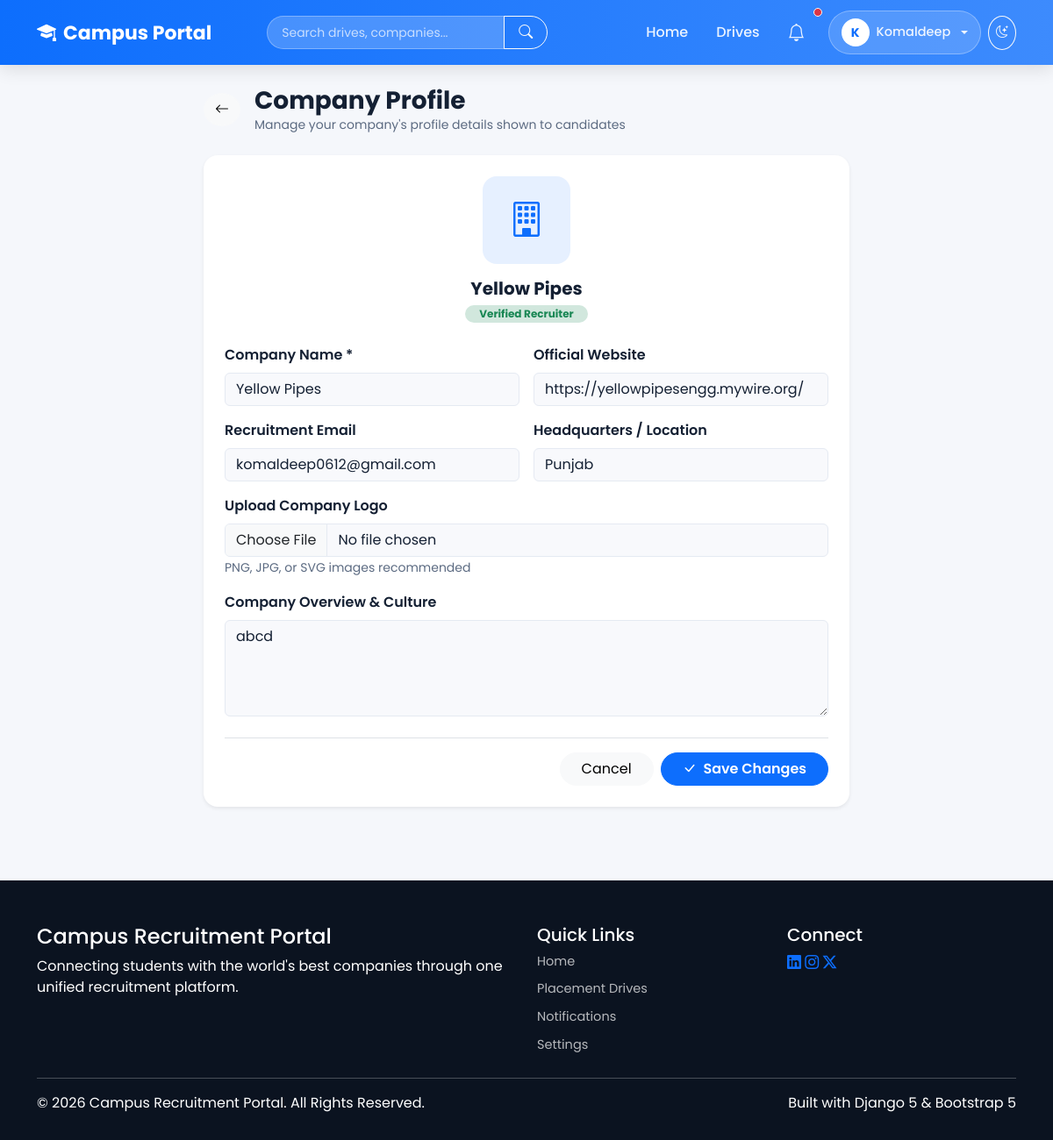
The page /recruiter/company/ (signed in) on the database its author committed.
### accounts/models.py (models this page shows, shortened)
class CustomUser(AbstractUser):
    ROLE_CHOICES = [
        ("student", "Student"),
        ("recruiter", "Recruiter"),
        ("placement_officer", "Placement Officer"),
    ]
    email = models.EmailField(unique=True)
    phone_number = models.CharField(
        max_length=15,
        blank=True
    )
    role = models.CharField(
        max_length=25,
        choices=ROLE_CHOICES,
        default="student",
    )
    objects = CustomUserManager()
    USERNAME_FIELD = "email"
    REQUIRED_FIELDS = ["username"]

### placement/models.py (models this page shows, shortened)
class Company(models.Model):
    name = models.CharField(max_length=150)
    website = models.URLField(blank=True)
    email = models.EmailField(blank=True)
    description = models.TextField(blank=True)
    location = models.CharField(max_length=100)
    logo = models.ImageField(
        upload_to="company_logos/",
        blank=True,
        null=True
    )
    recruiter = models.ForeignKey(
        "recruiters.RecruiterProfile",
        on_delete=models.SET_NULL,
        null=True,
        blank=True,
        related_name="companies"
    )
    is_approved = models.BooleanField(default=True)

### recruiters/models.py (models this page shows, shortened)
class RecruiterProfile(models.Model):
    user = models.OneToOneField(
        CustomUser,
        on_delete=models.CASCADE
    )
    company_name = models.CharField(max_length=150)
    designation = models.CharField(max_length=100)
    company_website = models.URLField(blank=True)

### recruiters/views.py (the view)
# urls.py: path("company/", views.company_profile, name="recruiter_company_profile"),
@login_required
def company_profile(request):
    recruiter = _get_recruiter_profile(request.user)
    company = Company.objects.filter(recruiter=recruiter).first()
    if not company:
        company = Company.objects.filter(name__iexact=recruiter.company_name).first()
        if company:
            company.recruiter = recruiter
            company.save()
    if request.method == "POST":
        form = CompanyForm(request.POST, request.FILES, instance=company)
        if form.is_valid():
            company_obj = form.save(commit=False)
            company_obj.recruiter = recruiter
            company_obj.save()
            recruiter.company_name = company_obj.name
            if company_obj.website:
                recruiter.company_website = company_obj.website
            recruiter.save()
            messages.success(request, "Company profile updated successfully!")
            return redirect("recruiter_company_profile")
    else:
        form = CompanyForm(instance=company, initial={"name": recruiter.company_name, "website": recruiter.company_website})
    return render(request, "recruiters/company_profile.html", {"form": form, "company": company, "recruiter": recruiter})

### recruiters/forms.py
class CompanyForm(forms.ModelForm):
    class Meta:
        model = Company
        fields = ["name", "website", "email", "location", "logo", "description"]
        widgets = {
            "name": forms.TextInput(attrs={"class": "form-control", "placeholder": "Company Name"}),
            "website": forms.URLInput(attrs={"class": "form-control", "placeholder": "https://company.com"}),
            "email": forms.EmailInput(attrs={"class": "form-control", "placeholder": "careers@company.com"}),
            "location": forms.TextInput(attrs={"class": "form-control", "placeholder": "e.g. Bangalore, Remote"}),
            "logo": forms.FileInput(attrs={"class": "form-control"}),
            "description": forms.Textarea(attrs={"class": "form-control", "rows": 4, "placeholder": "About the company..."}),
        }

### recruiters/views.py (called while the page is built)
def _get_recruiter_profile(user):
    profile, created = RecruiterProfile.objects.get_or_create(
        user=user,
        defaults={"company_name": user.first_name or "Company", "designation": "Recruiter"}
    )
    return profile

### templates/recruiters/company_profile.html (shortened to what this page needs)
{% extends "base.html" %}
{% block content %}
<div class="container py-4">
    <div class="row justify-content-center">
        <div class="col-lg-8">
            <div class="d-flex align-items-center mb-4">
                <a href="{% url 'recruiter_dashboard' %}" class="btn btn-light rounded-circle me-3">
                    <i class="bi bi-arrow-left"></i>
                </a>
                <div>
                    <h3 class="fw-bold mb-0">Company Profile</h3>
                    <p class="text-muted small mb-0">Manage your company's profile details shown to candidates</p>
                </div>
            </div>
            <div class="card border-0 shadow-sm rounded-4 p-4 bg-white">
                <form method="POST" enctype="multipart/form-data">
                    <div class="text-center mb-4">
                        {% if company and company.logo %}
                            <img src="{{ company.logo.url }}" alt="Company Logo" class="img-fluid rounded-4 shadow-sm mb-3" style="max-height: 100px; object-fit: contain;">
                        {% else %}
                            <div class="bg-primary bg-opacity-10 text-primary rounded-4 d-inline-flex align-items-center justify-content-center mb-3" style="width: 100px; height: 100px;">
                                <i class="bi bi-building fs-1"></i>
                            </div>
                        {% endif %}
                        <h5 class="fw-bold mb-1">{{ company.name|default:recruiter.company_name }}</h5>
                        <span class="badge bg-success-subtle text-success px-3 py-1 rounded-pill">Verified Recruiter</span>
                    </div>
                    <div class="row g-3">
                        <div class="col-md-6">
                            <label class="form-label fw-semibold">Company Name *</label>
                            {{ form.name }}
                        </div>
                        <div class="col-md-6">
                            <label class="form-label fw-semibold">Official Website</label>
                            {{ form.website }}
                        </div>
                        <div class="col-md-6">
                            <label class="form-label fw-semibold">Recruitment Email</label>
                            {{ form.email }}
                        </div>
                        <div class="col-md-6">
                            <label class="form-label fw-semibold">Headquarters / Location</label>
                            {{ form.location }}
                        </div>
                        <div class="col-12">
                            <label class="form-label fw-semibold">Upload Company Logo</label>
                            {{ form.logo }}
                            <small class="text-muted">PNG, JPG, or SVG images recommended</small>
                        </div>
                        <div class="col-12">
                            <label class="form-label fw-semibold">Company Overview & Culture</label>
                            {{ form.description }}
                        </div>
                    </div>
                    <div class="d-flex justify-content-end gap-2 mt-4 pt-3 border-top">
                        <a href="{% url 'recruiter_dashboard' %}" class="btn btn-light rounded-pill px-4">Cancel</a>
                        <button type="submit" class="btn btn-primary rounded-pill px-4 fw-semibold">
                            <i class="bi bi-check-lg me-1"></i> Save Changes
                        </button>
                    </div>
                </form>
            </div>
        </div>
    </div>
</div>
{% endblock %}

### templates/base.html (shortened to what this page needs)
<!DOCTYPE html>
<html lang="en">
<head>
<link href="https://cdn.jsdelivr.net/npm/bootstrap@5.3.3/dist/css/bootstrap.min.css" rel="stylesheet">
<link rel="stylesheet" href="https://cdn.jsdelivr.net/npm/bootstrap-icons@1.11.3/font/bootstrap-icons.min.css">
</head>
<body>
<nav class="navbar navbar-expand-lg sticky-top">
<div class="container">
    <a class="navbar-brand" href="/"><i class="bi bi-mortarboard-fill"></i> Campus Portal</a>
    <div class="collapse navbar-collapse" id="nav">
        <form action="{% url 'global_search' %}" method="GET" class="d-flex mx-auto my-2 my-lg-0" style="max-width: 320px; width: 100%;">
            <div class="input-group">
                <input type="text" name="q" class="form-control nav-search-input" placeholder="Search drives, companies..." value="{{ request.GET.q }}">
                <button class="btn btn-outline-light rounded-end-pill px-3" type="submit"><i class="bi bi-search"></i></button>
            </div>
        </form>
        <ul class="navbar-nav ms-auto align-items-lg-center">
            <li class="nav-item">
                <a class="nav-link {% if request.resolver_match.url_name == 'home' %}active{% endif %}" href="/">Home</a>
            </li>
            <li class="nav-item">
                <a class="nav-link" href="{% url 'placement_drives' %}">Drives</a>
            </li>
            {% if user.is_authenticated %}
                <li class="nav-item me-2">
                    <a class="nav-link position-relative" href="{% url 'notifications_list' %}" title="Notifications">
                        <i class="bi bi-bell fs-5"></i>
                        {% if user.notifications.filter.is_read.count > 0 or user.notifications.count > 0 %}
                            <span class="position-absolute top-0 start-100 translate-middle p-1 bg-danger border border-light rounded-circle"></span>
                        {% endif %}
                    </a>
                </li>
                <li class="nav-item dropdown">
                    <a class="nav-link user-menu-toggle dropdown-toggle" href="#" role="button" data-bs-toggle="dropdown">
                        <span class="user-avatar-circle">{{ user.first_name|default:user.username|first|upper }}</span>
                        <span>{{ user.first_name|default:user.username }}</span>
                    </a>
                </li>
            {% endif %}
            <li class="nav-item ms-lg-2 mt-2 mt-lg-0">
                <button onclick="toggleTheme()" class="btn btn-sm btn-outline-light rounded-circle p-2" id="themeToggleBtn" title="Toggle Theme" aria-label="Toggle theme">
                    <i class="bi bi-moon-stars"></i>
                </button>
            </li>
        </ul>
    </div>
</div>
</nav>
<main>
{% block content %}
{% endblock %}
</main>
<footer>
<div class="container">
    <div class="row">
        <div class="col-md-6 mb-4 mb-md-0">
            <h4>Campus Recruitment Portal</h4>
            <p>Connecting students with the world's best companies through one unified recruitment platform.</p>
        </div>
        <div class="col-md-3 mb-4 mb-md-0">
            <h5>Quick Links</h5>
            <a href="/" class="footer-link">Home</a>
            <a href="{% url 'placement_drives' %}" class="footer-link">Placement Drives</a>
            <a href="{% url 'notifications_list' %}" class="footer-link">Notifications</a>
            <a href="{% url 'user_settings' %}" class="footer-link">Settings</a>
        </div>
        <div class="col-md-3">
            <h5>Connect</h5>
            <div>
                <a href="#" class="social-icon"><i class="bi bi-linkedin"></i></a>
                <a href="#" class="social-icon"><i class="bi bi-instagram"></i></a>
                <a href="#" class="social-icon"><i class="bi bi-twitter-x"></i></a>
            </div>
        </div>
    </div>
    <hr>
    <div class="d-flex flex-column flex-md-row justify-content-between align-items-center">
        <p class="footer-bottom mb-0">© 2026 Campus Recruitment Portal. All Rights Reserved.</p>
        <p class="footer-bottom mb-0">Built with Django 5 & Bootstrap 5</p>
    </div>
</div>
</footer>
</body>
</html>

### templates/base.html (style rules this page uses)
:root { --brand-blue: #0d6efd; --brand-blue-light: #3d8bfd; --brand-dark: #0b1320; --text-muted: #5c6b82; --bg-soft: #f5f7fb; --surface: #ffffff; --surface-2: #f8f9fc; --border-color: #e5eaf2; --text-color: #142033; --radius-lg: 20px; --radius-md: 14px; }
body { font-family: 'Poppins', sans-serif; background: var(--bg-soft); color: var(--text-color); display: flex; flex-direction: column; min-height: 100vh; transition: background-color 0.3s ease, color 0.3s ease; }
main { flex: 1; }
a { color: var(--brand-blue); }
.card, .list-group-item, .table, .form-control, .form-select, .alert { border-color: var(--border-color); }
.card { background: var(--surface); color: var(--text-color); border: 1px solid var(--border-color); border-radius: var(--radius-lg); box-shadow: 0 10px 30px rgba(0, 0, 0, 0.06); }
.form-control, .form-select, .form-control:focus, .form-select:focus { background: var(--surface-2); color: var(--text-color); border-color: var(--border-color); }
.text-muted { color: var(--text-muted) !important; }
.navbar { background: linear-gradient(90deg, var(--brand-blue), var(--brand-blue-light)); box-shadow: 0 4px 20px rgba(0, 0, 0, .12); padding: 12px 0; }
.navbar-brand { font-size: 22px; font-weight: 700; color: #fff !important; display: flex; align-items: center; gap: 8px; }
.nav-link { color: rgba(255, 255, 255, .9) !important; font-weight: 500; margin-left: 4px; padding: 8px 14px !important; border-radius: 30px; transition: .25s; }
.nav-search-input { background: rgba(255, 255, 255, 0.2); border: 1px solid rgba(255, 255, 255, 0.3); color: #fff; border-radius: 30px; padding: 6px 16px; font-size: 14px; }
.nav-search-input::placeholder { color: rgba(255, 255, 255, 0.7); }
.user-menu-toggle { display: flex; align-items: center; gap: 8px; background: rgba(255, 255, 255, .15); border: 1px solid rgba(255, 255, 255, .3); color: #fff; border-radius: 30px; padding: 5px 14px 5px 5px; font-weight: 500; font-size: 14.5px; }
.user-avatar-circle { width: 32px; height: 32px; border-radius: 50%; background: #fff; color: var(--brand-blue); font-weight: 700; display: flex; align-items: center; justify-content: center; font-size: 14px; }
footer { background: var(--brand-dark); color: #fff; padding: 50px 0 30px; margin-top: 60px; }
footer .footer-link { color: rgba(255, 255, 255, .7); text-decoration: none; display: block; margin-bottom: 10px; font-size: 14.5px; transition: .2s; }

### rows shown on the page
CustomUser: first_name|first "K", first_name "Komaldeep"
Company: name "Yellow Pipes", website "https://yellowpipesengg.mywire.org/", email "komaldeep0612@gmail.com", location "Punjab", description "abcd"
